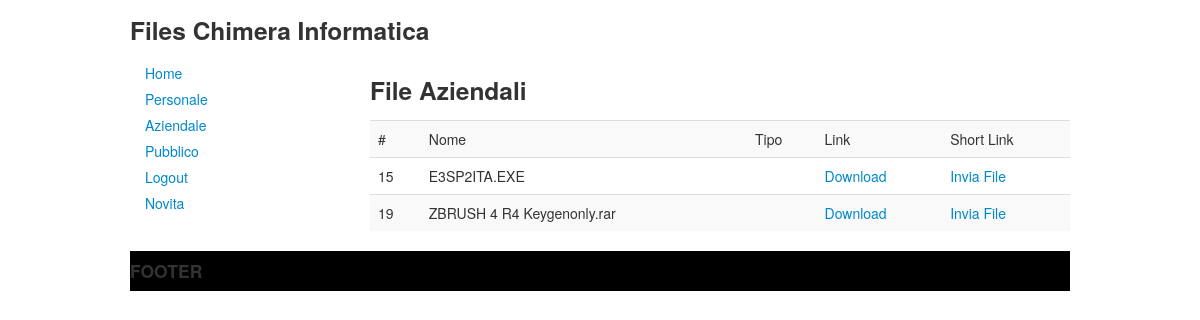
The app's page /aziendale.php (signed in) with its own data.
### tables this page shows
CREATE TABLE IF NOT EXISTS `menu` (
  `id` int(11) NOT NULL AUTO_INCREMENT,
  `name` varchar(255) NOT NULL,
  `link` varchar(255) NOT NULL,
  PRIMARY KEY (`id`)
);

CREATE TABLE IF NOT EXISTS `file` (
  `id` int(111) NOT NULL AUTO_INCREMENT,
  `file_name` varchar(255) NOT NULL,
  `file_path` varchar(25555) NOT NULL,
  `id_user` int(111) NOT NULL,
  `policy` int(11) NOT NULL,
  PRIMARY KEY (`id`)
);

### function.php (the view, shortened to what this page needs)
<?php
$server=str_replace($_SERVER['DOCUMENT_ROOT'], $_SERVER['SERVER_NAME'], dirname(__FILE__))."/";
function nav(){
	$result=mysql_query("SELECT * FROM menu");
	while ($res=mysql_fetch_array($result,MYSQL_ASSOC)) {
		echo "<li><a href=".$res['link'].">".$res['name']."</a></li>";
	}
}
?>

### inc/list_aziendale.inc.php (shortened to what this page needs)
<?php
$policy_personal=2;
$res_personale=mysql_query("SELECT * FROM file WHERE policy = '$policy_personal'");
while ($res=mysql_fetch_array($res_personale,MYSQL_ASSOC)) {
	?>
	<tr>
		<td><?php echo $res['id']?></td>
		<td><?php echo $res['file_name']?></td>
		<td><?php echo $res['file_ext']?></td>
		<td><a href='<?php echo $res['file_path'].$res['file_name'] ?>'>Download</a></td>
		<td><a href='link.php?url=http://<?php echo $server.$res['file_path'].$res['file_name'] ?>'>Invia File</a></td>
	</tr>
	<?php
}
?>

### records on screen
menu: name "Home"
menu: name "Personale"
menu: name "Aziendale"
menu: name "Pubblico"
menu: name "Logout"
menu: name "Novita"
file: id "15", file_name "E3SP2ITA.EXE"
file: id "19", file_name "ZBRUSH 4 R4 Keygenonly.rar"

### other values on screen
$title "Files Chimera Informatica"
$name_page "File Aziendali"
